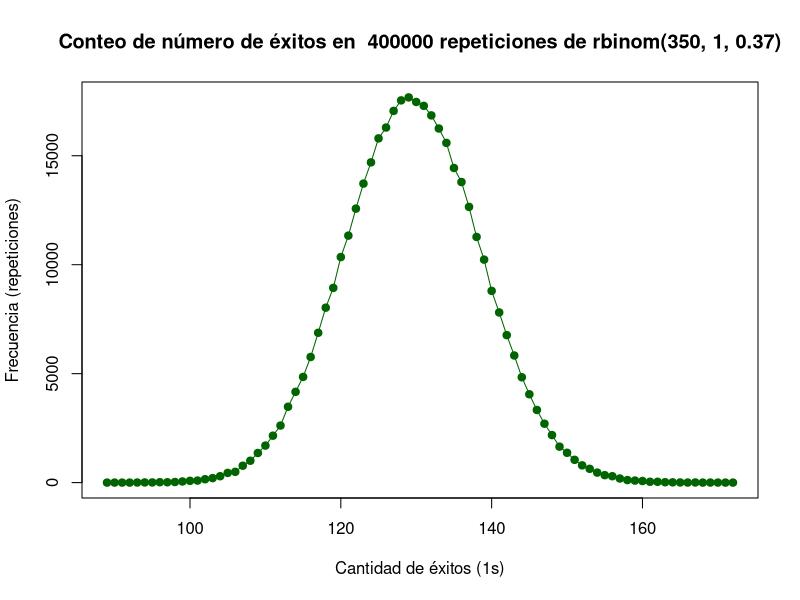

Generate this figure with R:
options(scipen = 999)
# Cantidad de simulaciones
n <- 400000
# Con rbinom generamos 350 'viviendas' con probabilidad 0.37 de tener certificado (1) o de no tener(0)
# Esas 350 las sumamos para obtener un conteo. Replicamos n veces para obtener un vector conteos
# Y en base a ese vector o lista, realizamos el gráfico correspondiente
conteos <- replicate(n, sum(rbinom(350, 1, 0.37)))

# Obtener la tabla de frecuencias
frecuencias <- table(conteos)
# Convertir a vectores para graficar con líneas
x_vals <- as.numeric(names(frecuencias))
y_vals <- as.numeric(frecuencias)
# Graficar como curva
plot(x_vals, y_vals, type = "o", pch = 19, col = "darkgreen",
     main =  paste("Conteo de número de éxitos en ", n, "repeticiones de rbinom(350, 1, 0.37)"),
     xlab = "Cantidad de éxitos (1s)", ylab = "Frecuencia (repeticiones)")

summary(conteos)
